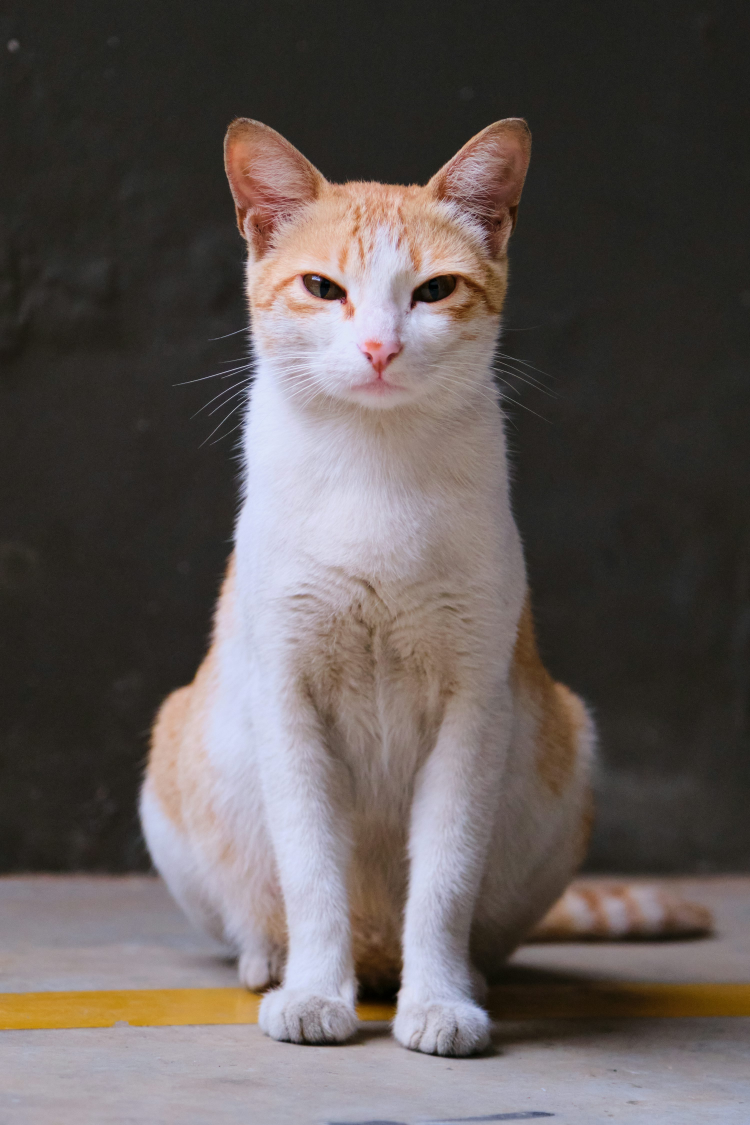
#> input picture cat2.jpg, 3000 x 4500 px (shown at 1/4 size)
$ python edge_detect.py
#> lines starting #> are read from the running program, lines starting #| are printed output that depends on the picture
### pixel.py
import cv2
import numpy as np

# [47 lines left out: functions _get_channel_labels, _mouse_callback, not called in this run]

def imshow(window_name, img, color_space=None):
    """
    Enhanced imshow that displays pixel (x, y) and labeled channel values.

    Parameters:
        window_name (str): Name of the display window.
        img (np.ndarray): Image to be shown.
        color_space (str, optional): Color space name (e.g., 'BGR', 'HSV'). Not case sensitive.
    """
    if color_space is None:
        color_space = 'GRAY' if len(img.shape) == 2 else 'BGR'

    color_space = color_space.upper()

    cv2.namedWindow(window_name)
    cv2.setMouseCallback(window_name, _mouse_callback, {
        'img': img,
        'window_name': window_name,
        'color_space': color_space
    })
    cv2.imshow(window_name, img)


### edge_detect.py
from pixel import imshow
import cv2


img_path='cat2.jpg'

img=cv2.imread(img_path)
#> img is the input picture: shape (4500, 3000, 3); mean B, G, R 86.8, 88.7, 96.5
img = cv2.resize(img,(500,500))
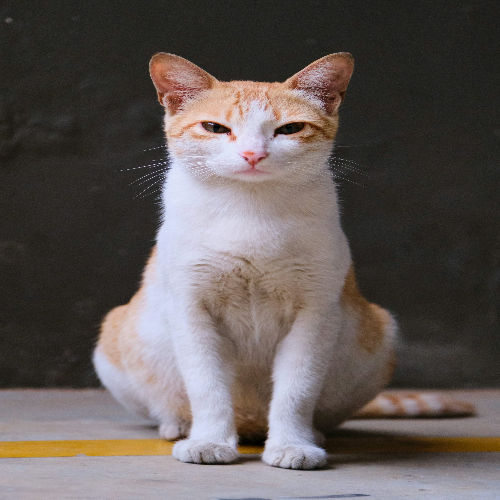
#> img: shape (500, 500, 3); mean B, G, R 87, 88.9, 96.7

edge=cv2.Canny(img,100,200) # 100 is min threshold and 200 is max threshold
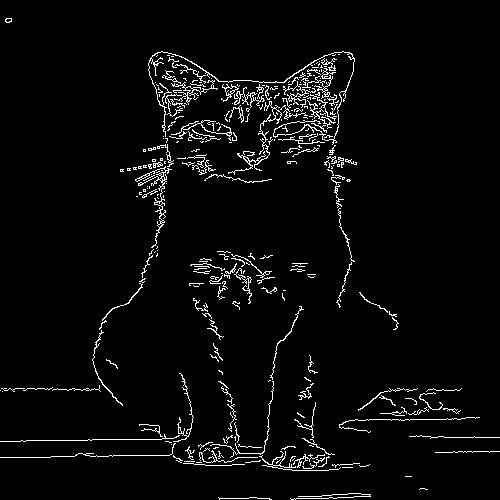
#> edge: shape (500, 500); 3.7% white in thin lines or dots

imshow('frame',img)
imshow('edge',edge)
cv2.waitKey(0)
cv2.destroyAllWindows()


# Canny edge detection is a popular edge detection algorithm that uses a multi-stage process to detect edges in an image.

$ run again, with cat.jpg copied over cat2.jpg
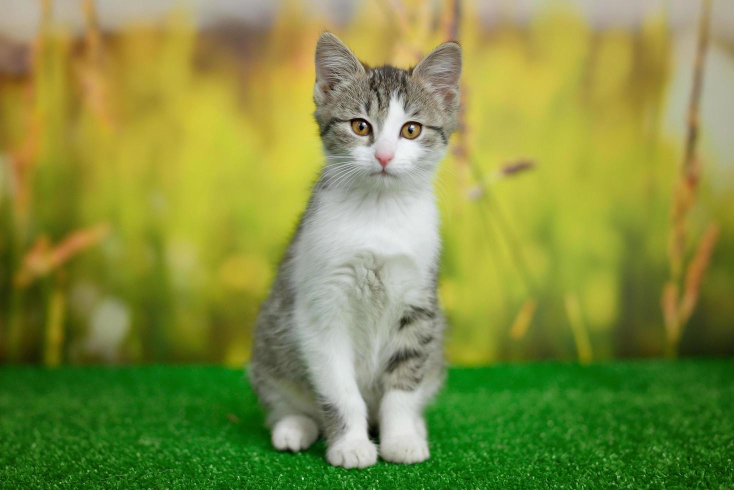
#> input picture cat.jpg, 1468 x 980 px (shown at 1/2 size)
#> img is the input picture: shape (980, 1468, 3); mean B, G, R 65.9, 142.6, 129.7
#> `img = cv2.resize(img,(500,500))`:
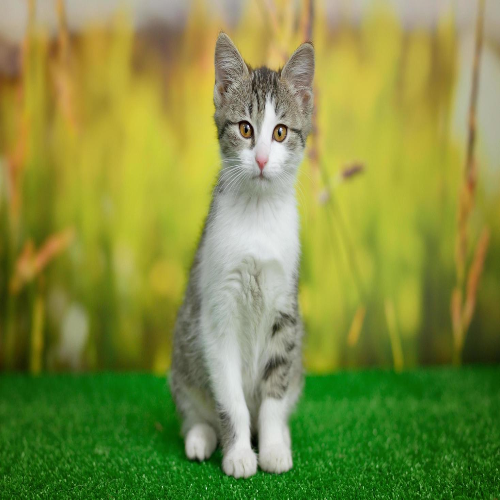
#> img: shape (500, 500, 3); mean B, G, R 65.8, 142.5, 129.6
#> `edge=cv2.Canny(img,100,200)`:
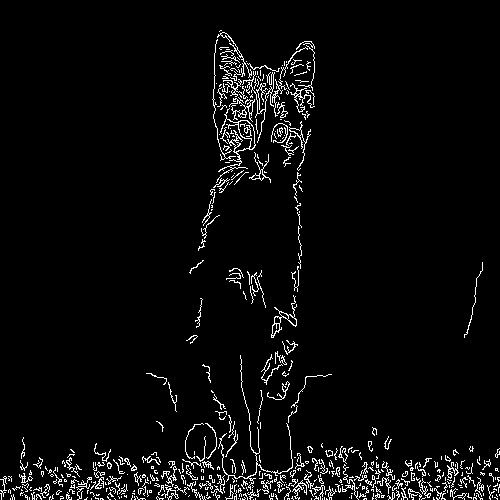
#> edge: shape (500, 500); 4% white in thin lines or dots
